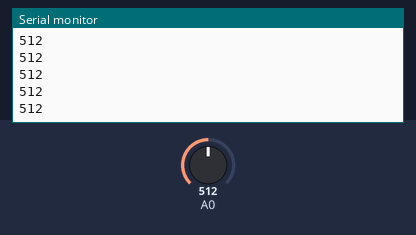
Recording of a sketch running on a simulated Arduino Uno, built with avr-gcc and run on an emulated ATmega328P. On the bench: the last lines printed to the serial monitor. The test bench sets the inputs (shaded band); at power-on: A0 = 512.

Above: at 1.2 s.
1.3 s: A0 set to 716
At 2.4 s:
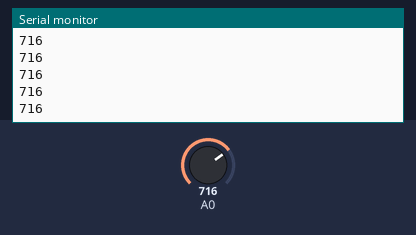
2.8 s: A0 set to 900
At 3.9 s:
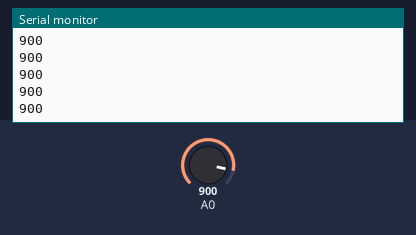
Timing chart, 0 to 5.8 s (numbered marks = the images above; inputs shaded):
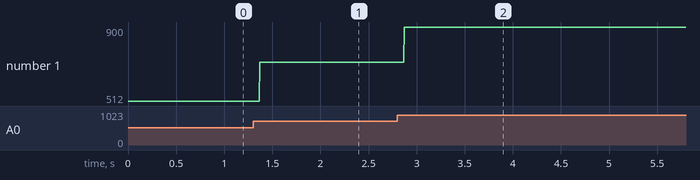

Measured:
- after the input at 1.3 s, the serial monitor: prints a new line after 0.07 s (image 1)
- after the input at 2.8 s, the serial monitor: prints a new line after 0.07 s (image 2)
- plotted number 1: 512 → 716 after the input at 1.3 s, 716 → 900 after the input at 2.8 s

The sketch:

prog05_potenciometro.ino
```cpp
/*
 * lee el valor del potenciometro conectado a A0 y
 * lo escribe en el monitor serie
 * diciembre 2017 - Manuel Hidalgo - LeoBot
 */
/***   Global variables   ***/
int valorPot=0;

/***   Function declaration   ***/

void setup()
{


  Serial.begin(9600);

}


void loop()
{
    valorPot=analogRead(A0);
    Serial.println(valorPot);

}

/***   Function definition   ***/
```
